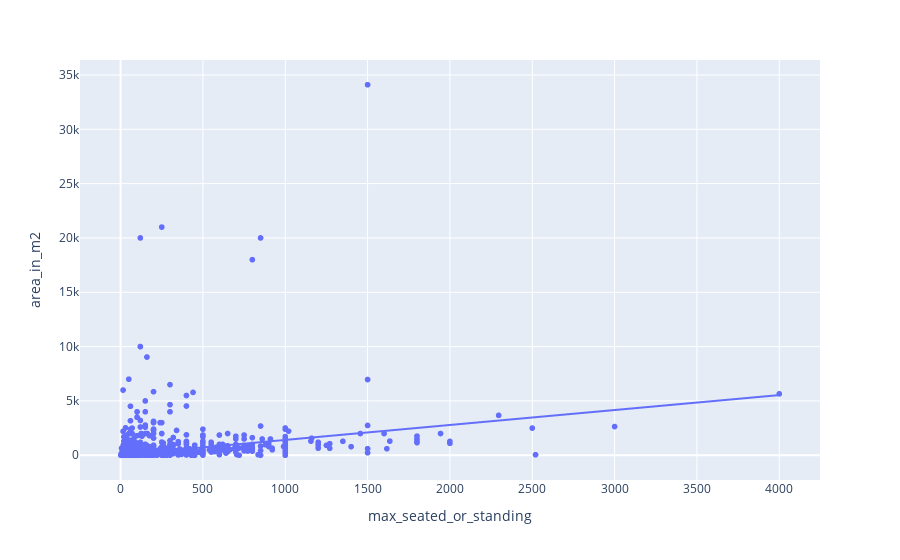

This figure's notebook cell:
### Markdown cell above
Initially, we tried to build a simple OLS regression model between 'max_seated_or_standing' and 'area_in_m2'. We hoped we could identify outliers from this model. The model is visualised below, it has a very low R2 value and is clearly a bad fit.

### Code cell
fig = px.scatter(venues, x="max_seated_or_standing", y="area_in_m2", trendline="ols")
fig.show()

### Figure 1 — Plotly figure (JSON) as saved in the notebook; plotly's stock layout.template omitted (floating-point values rounded to 4 significant figures; data arrays with more than 128 entries replaced by an {"elided": "..."} marker saying what was removed)
{"data": [{"hovertemplate": "max_seated_or_standing=%{x}<br>area_in_m2=%{y}<extra></extra>", "legendgroup": "", "marker": {"color": "#636efa", "symbol": "circle"}, "mode": "markers", "name": "", "showlegend": false, "type": "scattergl", "x": {"elided": "4760 int values"}, "xaxis": "x", "y": {"elided": "4760 int values"}, "yaxis": "y"}, {"hovertemplate": "<b>OLS trendline</b><br>area_in_m2 = 1.37619 * max_seated_or_standing + 33.9676<br>R<sup>2</sup>=0.096881<br><br>max_seated_or_standing=%{x}<br>area_in_m2=%{y} <b>(trend)</b><extra></extra>", "legendgroup": "", "marker": {"color": "#636efa", "symbol": "circle"}, "mode": "lines", "name": "", "showlegend": false, "type": "scattergl", "x": {"elided": "4760 int values"}, "xaxis": "x", "y": {"elided": "4760 float values"}, "yaxis": "y"}], "layout": {"autosize": true, "legend": {"tracegroupgap": 0}, "margin": {"t": 60}, "xaxis": {"anchor": "y", "autorange": true, "domain": [0, 1], "range": [-237.7, 4239.0], "title": {"text": "max_seated_or_standing"}, "type": "linear"}, "yaxis": {"anchor": "x", "autorange": true, "domain": [0, 1], "range": [-2640.0, 36740.0], "title": {"text": "area_in_m2"}, "type": "linear"}}}
